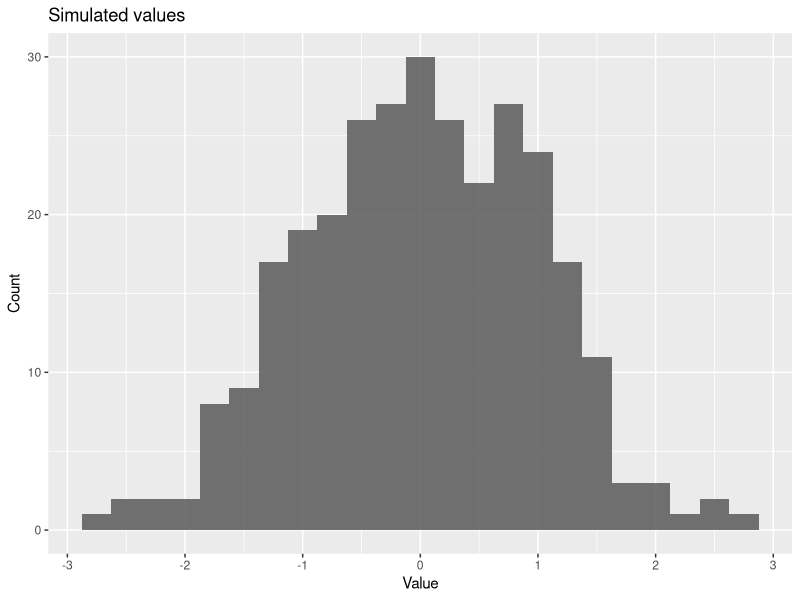
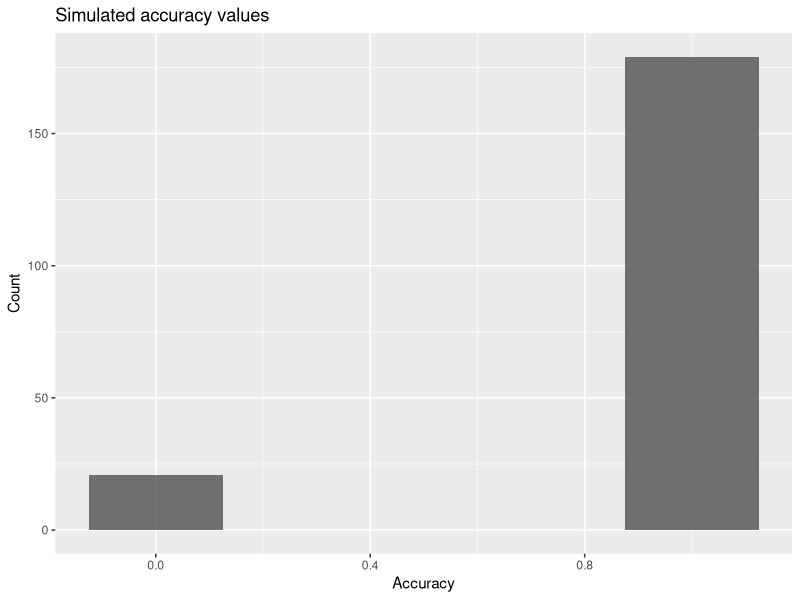
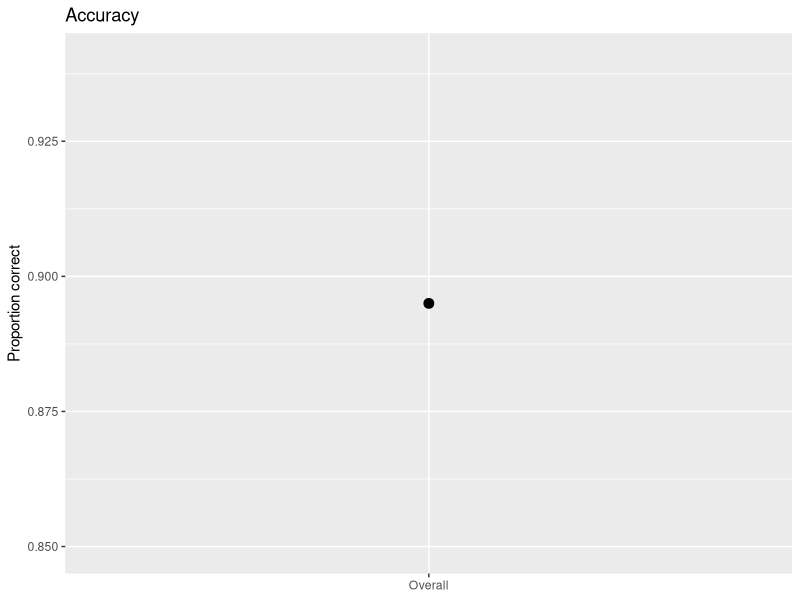
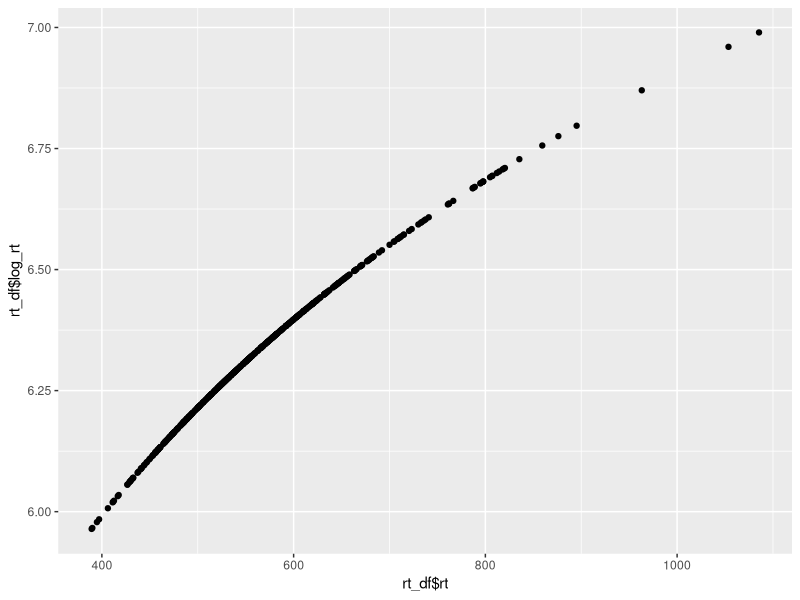
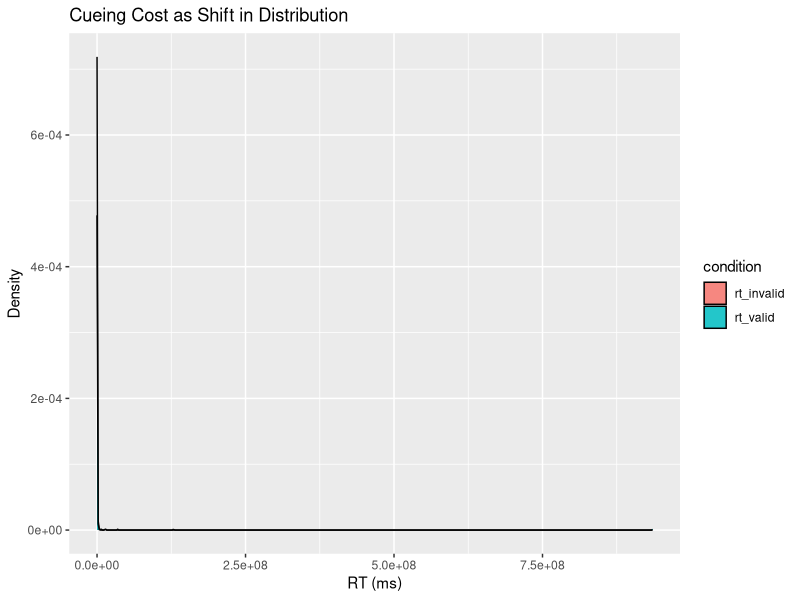

Generate these figures, in order, with R:
## ---- chunk 1
#| label: setup
library(tidyverse)
set.seed(2025)

## ---- chunk 2

# you can play around with these
n <- 300 # number of datapoints
mu <- 0 # mean of the distribution
sd_norm <- 1 # sd of the distribution

# rnorm is your simulation function here
# take a look at how it's used by typing ``? rnorm``
## note that this function is taking the inputs you specified above -- it doesn't matter what these are called
norm_df <- tibble(sim_values = rnorm(n, mu, sd_norm))

# so you know, this code would do the same thing
# norm_df <- tibble(sim_values = rnorm(300, 0, 1))

# okay, check out the top of this dataframe
head(norm_df)
## ---- chunk 3
# TODO: Calculate mean, sd, and n for norm_df
# Hint: Use summarise() with mean(), sd(), and n()
# Start with this structure and fill in the missing parts:

# norm_df_summary <- norm_df |> 
  # summarise(
   # mean = mean(___),  # Fill in the column name
   # sd = sd(___),      # Fill in the column name  
  #  n = n()            # This one is already done!
 # )

# Print the results
#print(norm_df_summary)

# What happens if you increase the "n"? How do these summaries change?
## ---- chunk 4
ggplot(norm_df, aes(x=sim_values)) +
  geom_histogram(binwidth = 0.25, alpha = 0.85) +
  labs(title = "Simulated values", x = "Value", y = "Count")
## ---- chunk 5
#| label: binom-bernoulli
# TODO: create a simulated dataframe using rbinom (remember, you can look at the help for the function)
# Hint: Use tibble() and rbinom(n=200, size=1, prob=0.92)
# Complete this line:
acc_df <- tibble(acc = rbinom(n=200, size = 1, prob = 0.92))


# TODO: summarise and count
# Hint: Use summarise() to calculate proportion correct and n
# Complete this structure:
acc_df_summary <- acc_df |>
  summarise(
    prop_correct = mean(acc),  # Fill in the column name
    n = n()                    # This one is already done!
  )

# Print the results
print(acc_df_summary)
## ---- chunk 6
## TO DO: Make a histogram of these values
# Hint: Use ggplot() with geom_histogram()
# Complete this structure:
ggplot(acc_df, aes(x = acc)) +  # Fill in dataframe and column name
  geom_histogram(binwidth = 0.25, alpha = 0.85) +  # Choose appropriate values
  labs(title = "Simulated accuracy values", x = "Accuracy", y = "Count")
## ---- chunk 7
# TODO: plot overall proportion 
# Hint:  use `stat_summary(fun = mean)` for the mean
    
# TODO: Plot some measure of variability (SD or 95% CI)
# Hint: stat_summary(fun.data = mean_cl_normal, geom = "errorbar", width = 0.1) +
# You have to give stat_summary an x-value, but since there isn't really one here you can just give it a label (e.g., "overall")

# Complete this structure:
ggplot(acc_df, aes(x = 'Overall', y = acc)) +  # Fill in the column name
  stat_summary(fun = mean, geom = "point", size = 3) +
  stat_summary(fun.data = mean_cl_normal, geom = "errorbar", width = 0.1) +
  labs(x = NULL, y = "Proportion correct", title = "Accuracy")
## ---- chunk 8
#| label: binom-conditions-blocks
# TODO: simulate
# Hint: Create a tibble with condition, block, and acc columns
# Use rep() to repeat conditions and blocks appropriately
# Use rbinom() with different probabilities for easy vs hard conditions

# Complete this structure:
acc2 <- tibble(
  condition = rep(c("easy", "hard"), each = 100),  # Fill in number of trials per condition
  block = rep(rep(1:4, each = 25), times = 2),   # Fill in trials per block
  acc = c(
    rbinom(100, 1, 0.97),  # Fill in number of trials for easy condition
    rbinom(100, 1, 0.87)   # Fill in number of trials for hard condition
  )
)

# Check per-block counts
acc2 |>
  add_count(block, name = "n_block") |>
  distinct(block, n_block)

# TODO: Summaries by condition × block
# Hint: Use group_by() and summarise()
# Complete this structure:
acc_by_cb <- acc2 |>
  group_by(condition, block) |>  # Fill in grouping variables
  summarise(
    prop_correct = mean(acc),  # Fill in column name
    trials = n(), 
    .groups = "drop"
  )

# TODO: Pivot wider
# Hint: Use pivot_wider() to make conditions into separate columns
# Complete this structure:
acc_wide <- acc_by_cb |>
  pivot_wider(
    names_from = condition,     # Fill in the column to become column names
    values_from = prop_correct     # Fill in the column to become values
  )

# View the results
print("Summary by condition and block:")
print(acc_by_cb)
print("Wide format:")
print(acc_wide)
## ---- chunk 9
# Helper: shifted lognormal RTs (t0 + LogNormal(meanlog, sdlog))
r_shifted_lognorm <- function(n, t0, meanlog, sdlog) {
  t0 + rlnorm(n, meanlog = meanlog, sdlog = sdlog)
}
## ---- chunk 10
#| label: lognormal-single
# TODO: Simulate RTs and their logged RTs
# Hint: Use the r_shifted_lognorm() function with the specified parameters
# Create a tibble with rt and log_rt columns

# Complete this structure:
rt_df <- tibble(
  rt = r_shifted_lognorm(500, t0 = 300, meanlog = log(250), sdlog = .35)  # Fill in the parameters
) |>
  mutate(log_rt = log(rt))  # Fill in the column name

# Check the first few rows
head(rt_df)
## ---- chunk 11
# TODO: Plot rt vs log_rt
# Hint: Use qplot() or ggplot()
# Complete one of these options:

# Option 1: Using qplot (simpler)
qplot(rt_df$rt, rt_df$log_rt)  # Fill in the two column names

# Option 2: Using ggplot (more flexible)
#_, y = ___)) +  # Fill in x and y column names
  #geom_point(alpha = 0.5) +
 # labs(x = "RT (ms)", y = "Log RT")
## ---- chunk 12
# TODO: summaries
# Hint: Use summarise() to calculate mean_rt, median_rt, max_rt, sd_rt
# Complete this structure:
rt_df_summary <- rt_df |>
  summarise(
    mean_rt = mean(rt),    # Fill in column name
    median_rt = median(rt), # Fill in column name
    max_rt = max(rt),      # Fill in column name
    sd_rt = sd(rt)         # Fill in column name
  )

# Print the results
print(rt_df_summary)
## ---- chunk 13
# TODO: Simulate RTs for valid and invalid conditions
# Hint: Use r_shifted_lognorm() with different parameters for each condition
# Invalid cues should be slower (higher meanlog)

# Complete this structure:
rt_df_valid_invalid <- tibble(
  rt_valid = r_shifted_lognorm(500, t0 = 300, meanlog = log(250), sdlog = log(50)),     # Fill in parameters for valid condition
  rt_invalid = r_shifted_lognorm(500, t0 = 300, meanlog = log(290), sdlog = log(50))   # Fill in parameters for invalid condition (slower)
)

# Check the first few rows
head(rt_df_valid_invalid)
## ---- chunk 14
# TODO: Use pivot_longer to reshape the data
# Hint: Convert rt_valid and rt_invalid columns into rt and condition columns
# Complete this structure:
rt_df_valid_invalid_longer <- rt_df_valid_invalid |>
  pivot_longer(
    cols = c('rt_valid','rt_invalid'),        # Fill in the column names to pivot
    values_to = 'rt',           # Fill in the name for the values column
    names_to = 'condition'             # Fill in the name for the names column
  )

# Check the first few rows
head(rt_df_valid_invalid_longer)
## ---- chunk 15

# TODO: group_by() condition and summarise mean_rt, sd_rt
# Hint: Use group_by(condition) then summarise()
# Complete this structure:
valid_invalid_summary <- rt_df_valid_invalid_longer |>
  group_by(condition) |>  # Fill in the grouping variable
  summarise(
    mean_rt = mean(rt),  # Fill in column name
    sd_rt = sd(rt),      # Fill in column name
    n = n()
  )

# Print the results
print(valid_invalid_summary)
## ---- chunk 16
# TODO: Use ggplot to make density plot of simulated data
# Hint: Use geom_density() with fill=condition in aes()
# Complete this structure:

ggplot(rt_df_valid_invalid_longer, aes(x=rt, fill = condition)) +  # Fill in dataframe and column names
  geom_density(alpha = 0.85) +            # Fill in alpha value (0-1)
  labs(title = "Cueing Cost as Shift in Distribution", x = "RT (ms)", y = "Density")
## ---- chunk 17
# TODO: Simulate multiple participants
# Hint: Use a for loop to iterate over participants
# Each participant should have different baseline shifts
# Use bind_rows() to combine all participant data

# Set up parameters
# num_participants <- 10
# num_trials_per_condition <- 100

# # Start with an empty tibble
# df_experiment <- tibble()

# # Loop over participants
# for (i in 1:num_participants) {
#   print(paste("Simulating participant", i))
  
#   # Random baseline shift for this participant 
#   baseline_shift <- rnorm(1, mean = 0, sd = 80)
  
#   # Simulate trials for this participant
#   #sim_subj <- tibble(
#     participant = ___,
#     condition = rep(c("valid", "invalid"), each = ___),
#     trial = rep(1:___, times = 2),
#     rt = c(
#       r_shifted_lognorm(___, t0 = 300 + baseline_shift, meanlog = log(250), sdlog = 0.35),
#       r_shifted_lognorm(___, t0 = 300 + baseline_shift, meanlog = log(290), sdlog = 0.35)
#     )
#   ) |>
#     mutate(log_rt = log(rt))
  
#   # Append to growing data frame
#   df_experiment <- bind_rows(df_experiment, sim_subj)
# }

# Check the structure
# head(df_experiment)
## ---- chunk 18
# TODO: Summarize by participant and condition
# Hint: Use group_by(participant, condition) and summarise()
# Complete this structure:
# df_experiment_summary <- df_experiment |>
#   group_by(___, ___) |>  # Fill in grouping variables
#   summarise(
#     mean_rt = mean(___),  # Fill in column name
#     n_trials = n()
#   )

# # Print the results
# print(df_experiment_summary)
## ---- chunk 19
# TODO: Plot average RTs and 95 CIs over individual subjects
# Hint: Use stat_summary() for means and CIs, geom_point() for individual data
# Complete this structure:
# ggplot(___, aes(x = ___, y = ___, color = ___, fill = ___)) +  # Fill in dataframe and aesthetics
#   geom_point(alpha = 0.6) +  # Individual subject means
#   geom_line(aes(group = ___), alpha = 0.1, color = 'grey') +  # Connect data from each participant
#   stat_summary(fun = mean, geom = "point", size = 3) +  # Overall mean
#   stat_summary(fun.data = mean_cl_normal, geom = "errorbar", width = 0.1) +  # 95% CIs
#   labs(x = "Condition", y = "Average RT", title = "RT by Simulated Cueing Condition")
# ```
